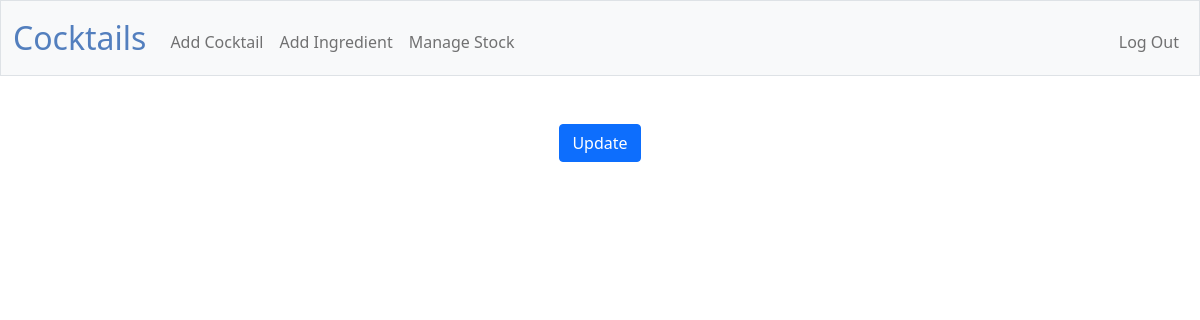
The page /managestock (signed in) on the database as committed earlier.
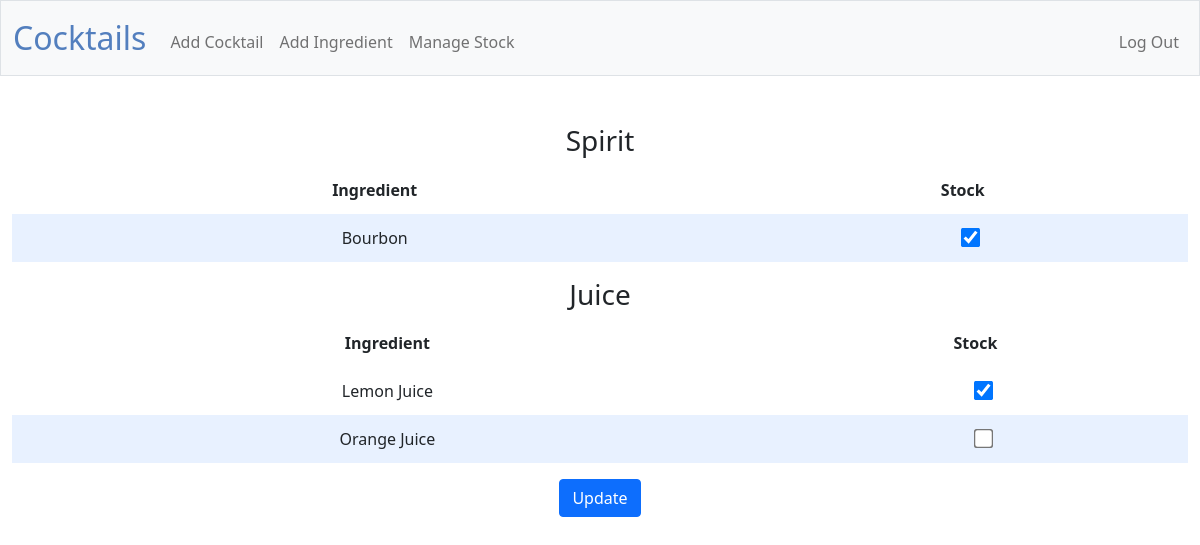
The same page on the database as committed later.
### tables this page shows
CREATE TABLE ingredients (id INTEGER PRIMARY KEY AUTOINCREMENT NOT NULL, name TEXT NOT NULL, type TEXT, stock INTEGER, user_id INT REFERENCES users);

### app.py (the view)
@app.route("/managestock", methods=["GET", "POST"])
@login_required
def managestock():
    ingredients = db.execute("SELECT name, type, stock FROM ingredients")
    types = db.execute("SELECT DISTINCT type FROM ingredients")
    return render_template(
        "managestock.html", ingredients=ingredients, types=types
    )

### app.py (called while the page is built)
@app.after_request
def after_request(response):
    response.headers["Cache-Control"] = "no-cache, no-store, must-revalidate"
    response.headers["Expires"] = 0
    response.headers["Pragma"] = "no-cache"
    return response

### helpers.py (called while the page is built)
def login_required(f):
    @wraps(f)
    def decorated_function(*args, **kwargs):
        if session.get("user_id") is None:
            return redirect("/login")
        return f(*args, **kwargs)
    return decorated_function

### templates/managestock.html (shortened to what this page needs)
{% extends "layout.html" %}
{% block main %}
    <form action="/managestock" method="post">
        {% for type in types %}
            <h3>{{ type.type|capitalize }}</h3>
                <table>
                    <thead>
                        <tr>
                            <th>Ingredient</th>
                            <th>Stock</th>
                        </tr>
                    </thead>
                    <tbody>
                        {% for ingredient in ingredients %}
                            <tr>
                                {% if ingredient.type == type.type %}
                                    <td>{{ ingredient.name }}</td>
                                    {% if ingredient.stock == "on" %}
                                    <td><input id="stock_{{ ingredient.name }}" name ="stock_{{ ingredient.name }}" type="checkbox" checked></td>
                                    {% else %}
                                    <td><input id="stock_{{ ingredient.name }}" name ="stock_{{ ingredient.name }}" type="checkbox"></td>
                                    {% endif %}
                                {% endif %}
                            </tr>
                        {% endfor %}
                    </tbody>
                </table>
        {% endfor %}
        <button class="btn btn-primary" type="submit">Update</button>
    </form>
{% endblock %}

### templates/layout.html (shortened to what this page needs)
<!DOCTYPE html>
<html lang="en">
    <head>
        <link href="https://cdn.jsdelivr.net/npm/bootstrap@5.1.3/dist/css/bootstrap.min.css" rel="stylesheet">
        <link href="/static/styles.css" rel="stylesheet">
    </head>
    <body>
        <nav class="bg-light border navbar navbar-expand-md navbar-light">
            <div class="container-fluid">
                <a class="navbar-brand" href="/"><span class="blue">Cocktails</span></a>
                <div class="collapse navbar-collapse" id="navbar">
                    {% if session["user_id"] %}
                        <ul class="navbar-nav me-auto mt-2">
                            <li class="nav-item"><a class="nav-link" href="/addcocktail">Add Cocktail</a></li>
                            <li class="nav-item"><a class="nav-link" href="/addingredient">Add Ingredient</a></li>
                            <li class="nav-item"><a class="nav-link" href="/managestock">Manage Stock</a></li>
                        </ul>
                        <ul class="navbar-nav ms-auto mt-2">
                            <li class="nav-item"><a class="nav-link" href="/logout">Log Out</a></li>
                        </ul>
                    {% else %}
                        <ul class="navbar-nav ms-auto mt-2">
                            <li class="nav-item"><a class="nav-link" href="/register">Register</a></li>
                            <li class="nav-item"><a class="nav-link" href="/login">Log In</a></li>
                        </ul>
                    {% endif %}
                </div>
            </div>
        </nav>
        <main class="container-fluid py-5 text-center">
            {% block main %}{% endblock %}
        </main>
    </body>
</html>

### static/styles.css (style rules this page uses)
nav .navbar-brand { font-size: xx-large; }
nav .navbar-brand .blue { color: #537fbe; }
table { background-color: transparent; margin-bottom: 1rem; width: 100%; }
table th, table td { padding: 0.75rem; vertical-align: middle; }
tbody tr:nth-of-type(odd) { background-color: rgb(179, 208, 255, 0.3) }
input[type=checkbox] { transform: scale(1.5); margin-left: 1rem; }

Rows that differ between the two databases and show on the page:
added ingredients: name "Bourbon", shown under "Spirit"
added ingredients: name "Lemon Juice", shown under "Juice"
added ingredients: name "Orange Juice", shown under "Juice"
Other text that changed with them:
new list line: "Spirit Ingredient Stock"
new list line: "Juice Ingredient Stock"
